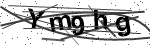
#> input picture image_dataset/raw_images/image_00001.png, 150 x 45 px, found by its file name
$ python Ocr.py
#> lines starting #> are read from the running program, lines starting #| are printed output that depends on the picture; after the words box and inside, x2 and y2 are one past the last pixel; in counts of white or black regions, pixels touching at a corner belong together

import cv2
import numpy as np
import matplotlib.pyplot as plt

image_path = "C:/CAPTCHA/image_dataset/raw_images/image_00001.png"

img = cv2.imread(image_path)
#> img is the input picture: shape (45, 150, 3); min 0, max 255, mean 190.1
if img is None:
    raise FileNotFoundError(image_path)

gray = cv2.cvtColor(img, cv2.COLOR_BGR2GRAY)

# Enlarge small text before processing
gray = cv2.resize(
    gray, None, fx=4, fy=4,
    interpolation=cv2.INTER_CUBIC
)
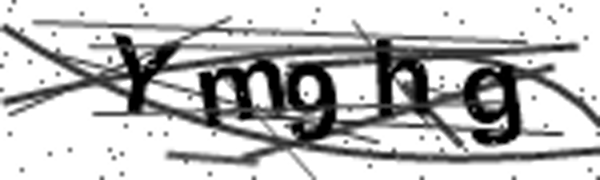
#> gray: shape (180, 600); min 0, max 255, mean 189.1

# Improve local contrast
clahe = cv2.createCLAHE(
    clipLimit=2.0, tileGridSize=(8, 8)
)
enhanced = clahe.apply(gray)
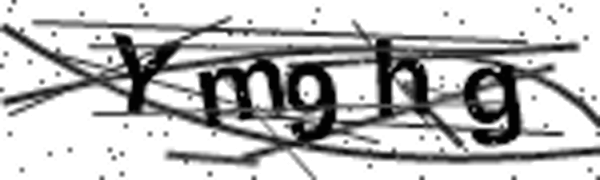
#> enhanced: shape (180, 600); min 1, max 255, mean 187.8

# Local thresholding
adaptive = cv2.adaptiveThreshold(
    enhanced, 255,
    cv2.ADAPTIVE_THRESH_GAUSSIAN_C,
    cv2.THRESH_BINARY,
    21, 5
)
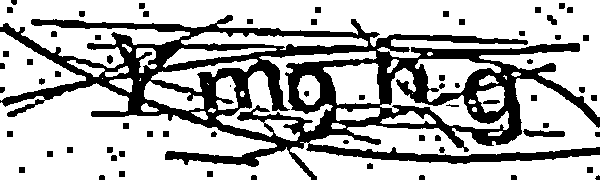
#> adaptive: shape (180, 600); 70.8% white; 66 black regions (2 under 20 px), largest, box (x1, y1, x2, y2) and area: (0, 15, 600, 180) 29238, (523, 129, 565, 137) 232, (547, 15, 557, 25) 64

# Global thresholding for comparison
_, otsu = cv2.threshold(
    enhanced, 0, 255,
    cv2.THRESH_BINARY + cv2.THRESH_OTSU
)
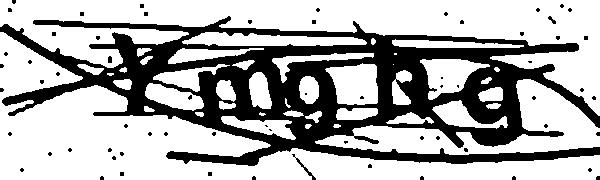
#> otsu: shape (180, 600); 68.2% white; 66 black regions (62 under 20 px), largest, box (x1, y1, x2, y2) and area: (0, 16, 600, 166) 33487, (292, 154, 316, 180) 79, (548, 16, 556, 24) 29, (108, 56, 112, 63) 26

# Display the different results
images = {
    "Original grayscale": gray,
    "CLAHE enhanced": enhanced,
    "Adaptive threshold": adaptive,
    "Otsu threshold": otsu,
}

fig, axes = plt.subplots(2, 2, figsize=(12, 6))
for ax, (name, result) in zip(axes.flat, images.items()):
    ax.imshow(result, cmap="gray")
    ax.set_title(name)
    ax.axis("off")
#> this loop made 4 passes
#> name on passes 1 to 4: 'Original grayscale', 'CLAHE enhanced', 'Adaptive threshold', 'Otsu threshold'

plt.tight_layout()
plt.show()

$ run again, with image_dataset/raw_images/image_00002.png copied over image_dataset/raw_images/image_00001.png
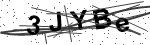
#> input picture image_dataset/raw_images/image_00002.png, 150 x 45 px, found by its file name
#> img is the input picture: shape (45, 150, 3); min 0, max 255, mean 203.3
#> `adaptive = cv2.adaptiveThreshold( enhanced, 255, cv2.ADAPTIVE_THRESH_G..`:
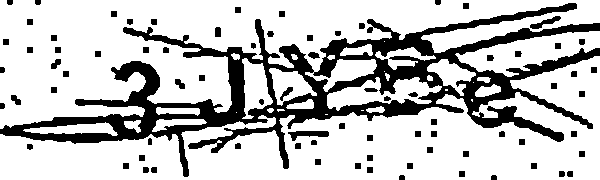
#> adaptive: shape (180, 600); 76.4% white; 79 black regions, largest, box (x1, y1, x2, y2) and area: (0, 3, 600, 177) 22318, (288, 131, 329, 141) 225, (530, 16, 561, 29) 148
#> `_, otsu = cv2.threshold( enhanced, 0, 255, cv2.THRESH_BINARY + cv2.THR..`:
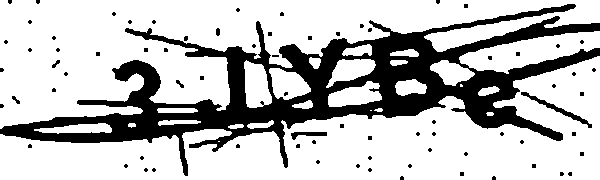
#> otsu: shape (180, 600); 74.9% white; 76 black regions (69 under 20 px), largest, box (x1, y1, x2, y2) and area: (0, 4, 600, 176) 25568, (521, 92, 592, 128) 323, (291, 132, 327, 140) 148
#> the loop `for ax, (name, result) in zip(axes.flat, images.items()):` made 4 passes
#> name on passes 1 to 4: 'Original grayscale', 'CLAHE enhanced', 'Adaptive threshold', 'Otsu threshold'
